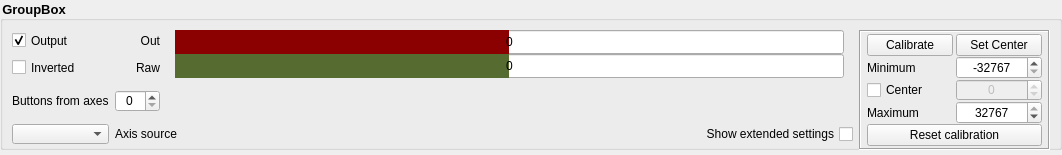
<?xml version="1.0" encoding="UTF-8"?>
<ui version="4.0">
 <class>Axes</class>
 <widget class="QWidget" name="Axes">
  <property name="geometry">
   <rect>
    <x>0</x>
    <y>0</y>
    <width>1062</width>
    <height>155</height>
   </rect>
  </property>
  <property name="windowTitle">
   <string>Form</string>
  </property>
  <layout class="QVBoxLayout" name="layoutV_Axes">
   <property name="spacing">
    <number>0</number>
   </property>
   <property name="leftMargin">
    <number>0</number>
   </property>
   <property name="topMargin">
    <number>0</number>
   </property>
   <property name="rightMargin">
    <number>0</number>
   </property>
   <property name="bottomMargin">
    <number>5</number>
   </property>
   <item>
    <widget class="QGroupBox" name="groupBox_AxixName">
     <property name="sizePolicy">
      <sizepolicy hsizetype="Preferred" vsizetype="Maximum">
       <horstretch>0</horstretch>
       <verstretch>1</verstretch>
      </sizepolicy>
     </property>
     <property name="minimumSize">
      <size>
       <width>0</width>
       <height>150</height>
      </size>
     </property>
     <property name="font">
      <font>
       <pointsize>10</pointsize>
       <weight>75</weight>
       <bold>true</bold>
      </font>
     </property>
     <property name="styleSheet">
      <string notr="true">QGroupBox#groupBox_AxixName {
	font-weight: bold;
    font-size: 10pt;
}</string>
     </property>
     <property name="title">
      <string>GroupBox</string>
     </property>
     <layout class="QGridLayout" name="gridLayout_2" rowstretch="1,0,0,0" columnstretch="0,0,0,0,7,2" columnminimumwidth="0,0,0,0,0,0">
      <property name="bottomMargin">
       <number>3</number>
      </property>
      <property name="spacing">
       <number>6</number>
      </property>
      <item row="3" column="4">
       <widget class="QCheckBox" name="checkBox_ShowExtend">
        <property name="sizePolicy">
         <sizepolicy hsizetype="Minimum" vsizetype="Fixed">
          <horstretch>0</horstretch>
          <verstretch>0</verstretch>
         </sizepolicy>
        </property>
        <property name="minimumSize">
         <size>
          <width>0</width>
          <height>17</height>
         </size>
        </property>
        <property name="layoutDirection">
         <enum>Qt::RightToLeft</enum>
        </property>
        <property name="text">
         <string>Show extended settings</string>
        </property>
       </widget>
      </item>
      <item row="0" column="5" rowspan="4">
       <widget class="QFrame" name="frame_4">
        <property name="minimumSize">
         <size>
          <width>155</width>
          <height>120</height>
         </size>
        </property>
        <property name="frameShape">
         <enum>QFrame::Box</enum>
        </property>
        <property name="frameShadow">
         <enum>QFrame::Sunken</enum>
        </property>
        <layout class="QGridLayout" name="gridLayout" columnstretch="0,0,0" columnminimumwidth="0,0,0">
         <property name="leftMargin">
          <number>6</number>
         </property>
         <property name="topMargin">
          <number>2</number>
         </property>
         <property name="rightMargin">
          <number>6</number>
         </property>
         <property name="bottomMargin">
          <number>2</number>
         </property>
         <property name="spacing">
          <number>0</number>
         </property>
         <item row="2" column="0">
          <widget class="QPushButton" name="pushButton_StartCalib">
           <property name="sizePolicy">
            <sizepolicy hsizetype="Minimum" vsizetype="Preferred">
             <horstretch>0</horstretch>
             <verstretch>0</verstretch>
            </sizepolicy>
           </property>
           <property name="text">
            <string>Calibrate</string>
           </property>
           <property name="checkable">
            <bool>true</bool>
           </property>
           <property name="checked">
            <bool>false</bool>
           </property>
          </widget>
         </item>
         <item row="4" column="0">
          <widget class="QCheckBox" name="checkBox_Center">
           <property name="sizePolicy">
            <sizepolicy hsizetype="Minimum" vsizetype="Preferred">
             <horstretch>0</horstretch>
             <verstretch>0</verstretch>
            </sizepolicy>
           </property>
           <property name="text">
            <string>Center</string>
           </property>
          </widget>
         </item>
         <item row="3" column="0">
          <widget class="QLabel" name="text_minimum">
           <property name="sizePolicy">
            <sizepolicy hsizetype="Preferred" vsizetype="Preferred">
             <horstretch>0</horstretch>
             <verstretch>0</verstretch>
            </sizepolicy>
           </property>
           <property name="text">
            <string>Minimum</string>
           </property>
          </widget>
         </item>
         <item row="2" column="1">
          <spacer name="horizontalSpacer">
           <property name="orientation">
            <enum>Qt::Horizontal</enum>
           </property>
           <property name="sizeType">
            <enum>QSizePolicy::Fixed</enum>
           </property>
           <property name="sizeHint" stdset="0">
            <size>
             <width>3</width>
             <height>20</height>
            </size>
           </property>
          </spacer>
         </item>
         <item row="5" column="0">
          <widget class="QLabel" name="text_maximum">
           <property name="sizePolicy">
            <sizepolicy hsizetype="Preferred" vsizetype="Preferred">
             <horstretch>0</horstretch>
             <verstretch>0</verstretch>
            </sizepolicy>
           </property>
           <property name="text">
            <string>Maximum</string>
           </property>
          </widget>
         </item>
         <item row="2" column="2">
          <widget class="QPushButton" name="pushButton_SetCenter">
           <property name="sizePolicy">
            <sizepolicy hsizetype="Minimum" vsizetype="Preferred">
             <horstretch>0</horstretch>
             <verstretch>0</verstretch>
            </sizepolicy>
           </property>
           <property name="text">
            <string>Set Center</string>
           </property>
          </widget>
         </item>
         <item row="3" column="2">
          <widget class="QSpinBox" name="spinBox_CalibMin">
           <property name="sizePolicy">
            <sizepolicy hsizetype="Minimum" vsizetype="Preferred">
             <horstretch>0</horstretch>
             <verstretch>0</verstretch>
            </sizepolicy>
           </property>
           <property name="alignment">
            <set>Qt::AlignCenter</set>
           </property>
           <property name="minimum">
            <number>-32767</number>
           </property>
           <property name="maximum">
            <number>32767</number>
           </property>
           <property name="value">
            <number>-32767</number>
           </property>
          </widget>
         </item>
         <item row="4" column="2">
          <widget class="QSpinBox" name="spinBox_CalibCenter">
           <property name="enabled">
            <bool>false</bool>
           </property>
           <property name="sizePolicy">
            <sizepolicy hsizetype="Minimum" vsizetype="Preferred">
             <horstretch>0</horstretch>
             <verstretch>0</verstretch>
            </sizepolicy>
           </property>
           <property name="alignment">
            <set>Qt::AlignCenter</set>
           </property>
           <property name="minimum">
            <number>-32767</number>
           </property>
           <property name="maximum">
            <number>32767</number>
           </property>
          </widget>
         </item>
         <item row="5" column="2">
          <widget class="QSpinBox" name="spinBox_CalibMax">
           <property name="sizePolicy">
            <sizepolicy hsizetype="Minimum" vsizetype="Preferred">
             <horstretch>0</horstretch>
             <verstretch>0</verstretch>
            </sizepolicy>
           </property>
           <property name="alignment">
            <set>Qt::AlignCenter</set>
           </property>
           <property name="minimum">
            <number>-32767</number>
           </property>
           <property name="maximum">
            <number>32767</number>
           </property>
           <property name="value">
            <number>32767</number>
           </property>
          </widget>
         </item>
         <item row="6" column="0" colspan="3">
          <widget class="QPushButton" name="pushButton_ResetCalib">
           <property name="sizePolicy">
            <sizepolicy hsizetype="Minimum" vsizetype="Preferred">
             <horstretch>0</horstretch>
             <verstretch>0</verstretch>
            </sizepolicy>
           </property>
           <property name="text">
            <string>Reset calibration</string>
           </property>
          </widget>
         </item>
        </layout>
       </widget>
      </item>
      <item row="2" column="3" colspan="2">
       <widget class="AxesToButtonsSlider" name="widget_A2bSlider" native="true">
        <property name="enabled">
         <bool>false</bool>
        </property>
        <property name="minimumSize">
         <size>
          <width>0</width>
          <height>40</height>
         </size>
        </property>
       </widget>
      </item>
      <item row="1" column="2">
       <widget class="QLabel" name="label_2">
        <property name="sizePolicy">
         <sizepolicy hsizetype="Preferred" vsizetype="Preferred">
          <horstretch>0</horstretch>
          <verstretch>0</verstretch>
         </sizepolicy>
        </property>
        <property name="minimumSize">
         <size>
          <width>0</width>
          <height>21</height>
         </size>
        </property>
        <property name="text">
         <string>Raw</string>
        </property>
        <property name="alignment">
         <set>Qt::AlignRight|Qt::AlignTrailing|Qt::AlignVCenter</set>
        </property>
       </widget>
      </item>
      <item row="0" column="2">
       <widget class="QLabel" name="label">
        <property name="sizePolicy">
         <sizepolicy hsizetype="Preferred" vsizetype="Preferred">
          <horstretch>0</horstretch>
          <verstretch>0</verstretch>
         </sizepolicy>
        </property>
        <property name="minimumSize">
         <size>
          <width>0</width>
          <height>21</height>
         </size>
        </property>
        <property name="text">
         <string>Out</string>
        </property>
        <property name="alignment">
         <set>Qt::AlignRight|Qt::AlignTrailing|Qt::AlignVCenter</set>
        </property>
       </widget>
      </item>
      <item row="0" column="3" rowspan="2" colspan="2">
       <layout class="QVBoxLayout" name="verticalLayout_2" stretch="1,1">
        <property name="spacing">
         <number>0</number>
        </property>
        <property name="sizeConstraint">
         <enum>QLayout::SetDefaultConstraint</enum>
        </property>
        <property name="leftMargin">
         <number>9</number>
        </property>
        <property name="rightMargin">
         <number>9</number>
        </property>
        <item>
         <widget class="QProgressBar" name="progressBar_Out">
          <property name="enabled">
           <bool>true</bool>
          </property>
          <property name="sizePolicy">
           <sizepolicy hsizetype="Expanding" vsizetype="Preferred">
            <horstretch>0</horstretch>
            <verstretch>0</verstretch>
           </sizepolicy>
          </property>
          <property name="minimumSize">
           <size>
            <width>0</width>
            <height>23</height>
           </size>
          </property>
          <property name="maximumSize">
           <size>
            <width>16777215</width>
            <height>16777215</height>
           </size>
          </property>
          <property name="styleSheet">
           <string notr="true">QProgressBar::chunk {
     background-color: rgb(139, 0, 0);
 }
QProgressBar::chunk:disabled {
     background-color: rgba(139, 0, 0, 80);;
 }</string>
          </property>
          <property name="minimum">
           <number>-32767</number>
          </property>
          <property name="maximum">
           <number>32767</number>
          </property>
          <property name="value">
           <number>0</number>
          </property>
          <property name="alignment">
           <set>Qt::AlignCenter</set>
          </property>
          <property name="textVisible">
           <bool>true</bool>
          </property>
          <property name="invertedAppearance">
           <bool>false</bool>
          </property>
          <property name="format">
           <string notr="true">%v</string>
          </property>
         </widget>
        </item>
        <item>
         <widget class="QProgressBar" name="progressBar_Raw">
          <property name="enabled">
           <bool>true</bool>
          </property>
          <property name="sizePolicy">
           <sizepolicy hsizetype="Expanding" vsizetype="Preferred">
            <horstretch>0</horstretch>
            <verstretch>0</verstretch>
           </sizepolicy>
          </property>
          <property name="minimumSize">
           <size>
            <width>0</width>
            <height>23</height>
           </size>
          </property>
          <property name="maximumSize">
           <size>
            <width>16777215</width>
            <height>16777215</height>
           </size>
          </property>
          <property name="styleSheet">
           <string notr="true">QProgressBar::chunk {
     background-color:rgb(85, 107, 47);
 }
QProgressBar::chunk:disabled {
     background-color: rgba(85, 107, 47, 80);;
 }</string>
          </property>
          <property name="minimum">
           <number>-32767</number>
          </property>
          <property name="maximum">
           <number>32767</number>
          </property>
          <property name="value">
           <number>0</number>
          </property>
          <property name="alignment">
           <set>Qt::AlignCenter</set>
          </property>
          <property name="textVisible">
           <bool>true</bool>
          </property>
          <property name="invertedAppearance">
           <bool>false</bool>
          </property>
          <property name="format">
           <string notr="true">%v</string>
          </property>
         </widget>
        </item>
       </layout>
      </item>
      <item row="1" column="0" colspan="2">
       <widget class="QCheckBox" name="checkBox_Inverted">
        <property name="sizePolicy">
         <sizepolicy hsizetype="Minimum" vsizetype="Preferred">
          <horstretch>0</horstretch>
          <verstretch>0</verstretch>
         </sizepolicy>
        </property>
        <property name="minimumSize">
         <size>
          <width>0</width>
          <height>21</height>
         </size>
        </property>
        <property name="text">
         <string>Inverted</string>
        </property>
       </widget>
      </item>
      <item row="0" column="0" colspan="2">
       <widget class="QCheckBox" name="checkBox_Output">
        <property name="sizePolicy">
         <sizepolicy hsizetype="Minimum" vsizetype="Preferred">
          <horstretch>0</horstretch>
          <verstretch>0</verstretch>
         </sizepolicy>
        </property>
        <property name="minimumSize">
         <size>
          <width>0</width>
          <height>21</height>
         </size>
        </property>
        <property name="text">
         <string>Output</string>
        </property>
        <property name="checked">
         <bool>true</bool>
        </property>
       </widget>
      </item>
      <item row="2" column="0">
       <widget class="QLabel" name="label_3">
        <property name="text">
         <string>Buttons from axes</string>
        </property>
       </widget>
      </item>
      <item row="2" column="1" colspan="2">
       <widget class="QSpinBox" name="spinBox_A2bCount">
        <property name="sizePolicy">
         <sizepolicy hsizetype="Minimum" vsizetype="Fixed">
          <horstretch>0</horstretch>
          <verstretch>0</verstretch>
         </sizepolicy>
        </property>
        <property name="minimumSize">
         <size>
          <width>45</width>
          <height>20</height>
         </size>
        </property>
        <property name="alignment">
         <set>Qt::AlignCenter</set>
        </property>
        <property name="maximum">
         <number>12</number>
        </property>
       </widget>
      </item>
      <item row="3" column="0">
       <widget class="CenteredCBox" name="comboBox_AxisSource1">
        <property name="sizePolicy">
         <sizepolicy hsizetype="Minimum" vsizetype="Minimum">
          <horstretch>0</horstretch>
          <verstretch>0</verstretch>
         </sizepolicy>
        </property>
        <property name="minimumSize">
         <size>
          <width>95</width>
          <height>20</height>
         </size>
        </property>
       </widget>
      </item>
      <item row="3" column="1" colspan="3">
       <widget class="QLabel" name="text_axisSource">
        <property name="minimumSize">
         <size>
          <width>0</width>
          <height>20</height>
         </size>
        </property>
        <property name="text">
         <string>Axis source</string>
        </property>
        <property name="alignment">
         <set>Qt::AlignLeading|Qt::AlignLeft|Qt::AlignVCenter</set>
        </property>
       </widget>
      </item>
     </layout>
    </widget>
   </item>
   <item>
    <widget class="QFrame" name="frame">
     <property name="frameShape">
      <enum>QFrame::NoFrame</enum>
     </property>
     <property name="frameShadow">
      <enum>QFrame::Raised</enum>
     </property>
     <layout class="QHBoxLayout" name="layoutH_AxesExtend">
      <property name="spacing">
       <number>0</number>
      </property>
      <property name="leftMargin">
       <number>9</number>
      </property>
      <property name="topMargin">
       <number>0</number>
      </property>
      <property name="rightMargin">
       <number>9</number>
      </property>
      <property name="bottomMargin">
       <number>0</number>
      </property>
     </layout>
    </widget>
   </item>
  </layout>
 </widget>
 <customwidgets>
  <customwidget>
   <class>CenteredCBox</class>
   <extends>QComboBox</extends>
   <header>centered_cbox.h</header>
  </customwidget>
  <customwidget>
   <class>AxesToButtonsSlider</class>
   <extends>QWidget</extends>
   <header>axestobuttonsslider.h</header>
   <container>1</container>
  </customwidget>
 </customwidgets>
 <resources/>
 <connections/>
</ui>
